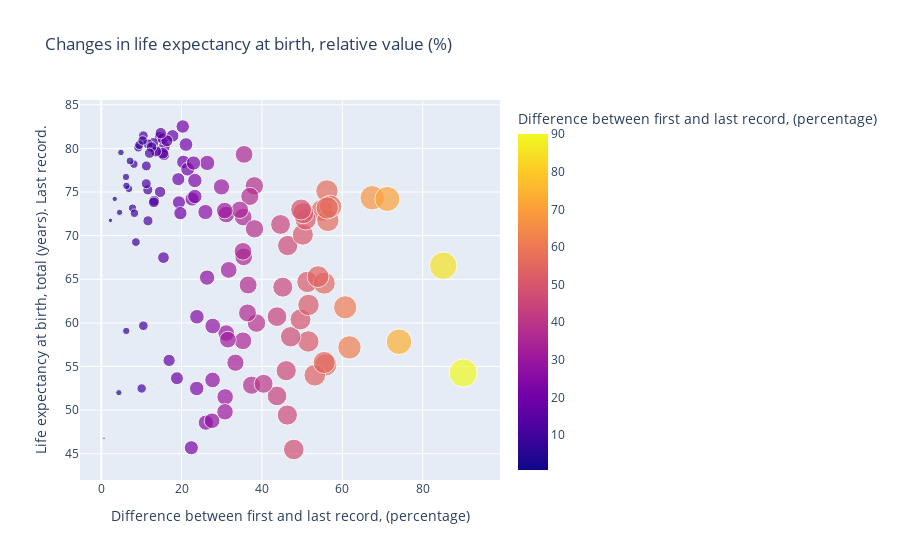

Notebook code for this chart:
### Code cell
life_expectancy_by_country_values_greater_than_zero = life_expectancy_by_country[life_expectancy_by_country["percentage"] > 0] #Removed negative values because cause error
fig = px.scatter(life_expectancy_by_country_values_greater_than_zero, x='percentage', y="last", color="percentage", 
                 title="Changes in life expectancy at birth, relative value (%)",
                 size='percentage', hover_data=['Country Name'],
                labels={
                     "last": "Life expectancy at birth, total (years). Last record.",
                     "percentage": "Difference between first and last record, (percentage)"
                 },)
fig.show()

### Figure 1 — Plotly figure (JSON) as saved in the notebook; plotly's stock layout.template omitted (floating-point values rounded to 4 significant figures)
{"data": [{"customdata": [["Afghanistan"], ["Albania"], ["Algeria"], ["Angola"], ["Argentina"], ["Australia"], ["Austria"], ["Bahrain"], ["Bangladesh"], ["Belgium"], ["Benin"], ["Bolivia"], ["Bosnia and Herzegovina"], ["Botswana"], ["Brazil"], ["Bulgaria"], ["Burkina Faso"], ["Burundi"], ["Cambodia"], ["Cameroon"], ["Canada"], ["Central African Republic"], ["Chad"], ["Chile"], ["China"], ["Colombia"], ["Comoros"], ["Costa Rica"], ["Cote d'Ivoire"], ["Croatia"], ["Cuba"], ["Czech Republic"], ["Denmark"], ["Djibouti"], ["Dominican Republic"], ["Ecuador"], ["El Salvador"], ["Equatorial Guinea"], ["Eritrea"], ["Ethiopia"], ["Finland"], ["France"], ["Gabon"], ["Germany"], ["Ghana"], ["Greece"], ["Guatemala"], ["Guinea"], ["Guinea-Bissau"], ["Haiti"], ["Honduras"], ["Hungary"], ["Iceland"], ["India"], ["Indonesia"], ["Iraq"], ["Ireland"], ["Israel"], ["Italy"], ["Jamaica"], ["Japan"], ["Jordan"], ["Kenya"], ["Kuwait"], ["Lebanon"], ["Liberia"], ["Libya"], ["Madagascar"], ["Malawi"], ["Malaysia"], ["Mali"], ["Mauritania"], ["Mauritius"], ["Mexico"], ["Mongolia"], ["Morocco"], ["Mozambique"], ["Myanmar"], ["Nepal"], ["Netherlands"], ["New Zealand"], ["Nicaragua"], ["Niger"], ["Nigeria"], ["Norway"], ["Oman"], ["Pakistan"], ["Panama"], ["Paraguay"], ["Peru"], ["Philippines"], ["Poland"], ["Portugal"], ["Romania"], ["Rwanda"], ["Sao Tome and Principe"], ["Saudi Arabia"], ["Senegal"], ["Sierra Leone"], ["Singapore"], ["Slovak Republic"], ["Slovenia"], ["Somalia"], ["South Africa"], ["Spain"], ["Sri Lanka"], ["Sudan"], ["Swaziland"], ["Sweden"], ["Switzerland"], ["Tanzania"], ["Thailand"], ["Togo"], ["Trinidad and Tobago"], ["Tunisia"], ["Turkey"], ["Uganda"], ["United Kingdom"], ["United States"], ["Uruguay"], ["Vietnam"], ["West Bank and Gaza"], ["Zambia"]], "hovertemplate": "Difference between first and last record, (percentage)=%{marker.color}<br>Life expectancy at birth, total (years). Last record.=%{y}<br>Country Name=%{customdata[0]}<extra></extra>", "legendgroup": "", "marker": {"color": [74.09, 19.18, 54.95, 46.31, 14.64, 14.59, 15.68, 38.11, 46.4, 13.62, 51.53, 51.31, 6.883, 6.225, 31.1, 4.564, 55.87, 27.7, 55.48, 23.75, 12.99, 22.42, 26.03, 35.54, 67.44, 25.92, 43.74, 26.37, 27.58, 6.266, 20.43, 6.161, 8.124, 31.1, 35.33, 36.97, 38.14, 46.03, 10.48, 47.13, 15.58, 15.36, 49.58, 4.899, 27.75, 15.31, 50.17, 53.14, 37.4, 38.63, 50.86, 7.788, 10.49, 53.95, 35.44, 35.27, 13.63, 11.64, 17.76, 13.17, 20.28, 34.49, 16.89, 19.34, 21.5, 61.77, 56.39, 51.58, 30.84, 13.09, 90.07, 36.4, 19.7, 29.92, 31.71, 44.62, 43.75, 45.17, 85.11, 9.238, 12.52, 50.26, 55.49, 30.8, 9.458, 56.16, 36.55, 23.29, 11.63, 49.73, 15.49, 11.59, 22.97, 8.26, 35.27, 26.34, 57.07, 60.7, 47.92, 21.09, 3.36, 7.17, 40.41, 4.383, 16.33, 22.61, 23.81, 0.688, 10.29, 14.81, 31.51, 30.73, 33.4, 8.625, 71.2, 56.24, 18.84, 12.02, 11.22, 11.21, 23.3, 2.291, 10.06], "coloraxis": "coloraxis", "size": [74.09, 19.18, 54.95, 46.31, 14.64, 14.59, 15.68, 38.11, 46.4, 13.62, 51.53, 51.31, 6.883, 6.225, 31.1, 4.564, 55.87, 27.7, 55.48, 23.75, 12.99, 22.42, 26.03, 35.54, 67.44, 25.92, 43.74, 26.37, 27.58, 6.266, 20.43, 6.161, 8.124, 31.1, 35.33, 36.97, 38.14, 46.03, 10.48, 47.13, 15.58, 15.36, 49.58, 4.899, 27.75, 15.31, 50.17, 53.14, 37.4, 38.63, 50.86, 7.788, 10.49, 53.95, 35.44, 35.27, 13.63, 11.64, 17.76, 13.17, 20.28, 34.49, 16.89, 19.34, 21.5, 61.77, 56.39, 51.58, 30.84, 13.09, 90.07, 36.4, 19.7, 29.92, 31.71, 44.62, 43.75, 45.17, 85.11, 9.238, 12.52, 50.26, 55.49, 30.8, 9.458, 56.16, 36.55, 23.29, 11.63, 49.73, 15.49, 11.59, 22.97, 8.26, 35.27, 26.34, 57.07, 60.7, 47.92, 21.09, 3.36, 7.17, 40.41, 4.383, 16.33, 22.61, 23.81, 0.688, 10.29, 14.81, 31.51, 30.73, 33.4, 8.625, 71.2, 56.24, 18.84, 12.02, 11.22, 11.21, 23.3, 2.291, 10.06], "sizemode": "area", "sizeref": 0.2252, "symbol": "circle"}, "mode": "markers", "name": "", "orientation": "v", "showlegend": false, "type": "scatter", "x": [74.09, 19.18, 54.95, 46.31, 14.64, 14.59, 15.68, 38.11, 46.4, 13.62, 51.53, 51.31, 6.883, 6.225, 31.1, 4.564, 55.87, 27.7, 55.48, 23.75, 12.99, 22.42, 26.03, 35.54, 67.44, 25.92, 43.74, 26.37, 27.58, 6.266, 20.43, 6.161, 8.124, 31.1, 35.33, 36.97, 38.14, 46.03, 10.48, 47.13, 15.58, 15.36, 49.58, 4.899, 27.75, 15.31, 50.17, 53.14, 37.4, 38.63, 50.86, 7.788, 10.49, 53.95, 35.44, 35.27, 13.63, 11.64, 17.76, 13.17, 20.28, 34.49, 16.89, 19.34, 21.5, 61.77, 56.39, 51.58, 30.84, 13.09, 90.07, 36.4, 19.7, 29.92, 31.71, 44.62, 43.75, 45.17, 85.11, 9.238, 12.52, 50.26, 55.49, 30.8, 9.458, 56.16, 36.55, 23.29, 11.63, 49.73, 15.49, 11.59, 22.97, 8.26, 35.27, 26.34, 57.07, 60.7, 47.92, 21.09, 3.36, 7.17, 40.41, 4.383, 16.33, 22.61, 23.81, 0.688, 10.29, 14.81, 31.51, 30.73, 33.4, 8.625, 71.2, 56.24, 18.84, 12.02, 11.22, 11.21, 23.3, 2.291, 10.06], "xaxis": "x", "y": [57.83, 76.47, 72.9, 49.44, 75.01, 81.29, 80.18, 75.71, 68.86, 79.78, 57.87, 64.69, 75.37, 59.07, 72.41, 72.66, 55.19, 53.46, 64.55, 52.48, 80.63, 45.69, 48.56, 79.31, 74.34, 72.71, 60.71, 78.33, 48.78, 75.71, 78.45, 76.72, 78.2, 58.83, 72.13, 74.5, 70.78, 54.52, 59.67, 58.41, 79.26, 81.11, 60.39, 79.53, 59.64, 79.44, 70.11, 54.0, 52.86, 59.98, 71.86, 73.15, 81.45, 65.3, 67.57, 68.2, 79.64, 80.5, 81.43, 74.01, 82.51, 72.96, 55.7, 73.81, 77.62, 57.19, 71.74, 62.05, 51.51, 73.82, 54.26, 61.14, 72.57, 75.59, 66.07, 71.28, 51.62, 64.09, 66.55, 80.1, 80.15, 72.57, 55.46, 49.81, 80.4, 75.12, 64.34, 76.31, 71.69, 73.0, 67.48, 75.24, 78.32, 72.57, 57.95, 65.19, 73.35, 61.78, 45.49, 80.44, 74.21, 78.56, 53.02, 52.0, 80.87, 74.19, 60.7, 46.77, 80.9, 81.74, 58.08, 72.87, 55.43, 69.26, 74.2, 73.18, 53.65, 79.45, 77.99, 75.95, 74.48, 71.75, 52.48], "yaxis": "y"}], "layout": {"coloraxis": {"colorbar": {"title": {"text": "Difference between first and last record, (percentage)"}}, "colorscale": [[0, "#0d0887"], [0.1111, "#46039f"], [0.2222, "#7201a8"], [0.3333, "#9c179e"], [0.4444, "#bd3786"], [0.5556, "#d8576b"], [0.6667, "#ed7953"], [0.7778, "#fb9f3a"], [0.8889, "#fdca26"], [1, "#f0f921"]]}, "legend": {"itemsizing": "constant", "tracegroupgap": 0}, "title": {"text": "Changes in life expectancy at birth, relative value (%)"}, "xaxis": {"anchor": "y", "domain": [0, 1], "title": {"text": "Difference between first and last record, (percentage)"}}, "yaxis": {"anchor": "x", "domain": [0, 1], "title": {"text": "Life expectancy at birth, total (years). Last record."}}}}
